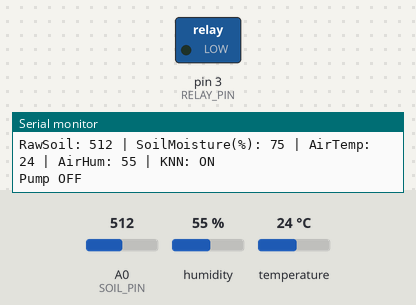
A sketch run on a simulated Arduino Uno, built with avr-gcc and run on an emulated ATmega328P. On the bench: switched loads named in the sketch (green lamp = pin HIGH), the last lines printed to the serial monitor. The test bench sets the inputs (shaded band); at power-on: A0 (SOIL_PIN) = 512, humidity 55 %, temperature 24 °C.

Above: at 5.8 s.
5.9 s: A0 (SOIL_PIN) set to 707
11.9 s: A0 (SOIL_PIN) set to 723
At 16.0 s:
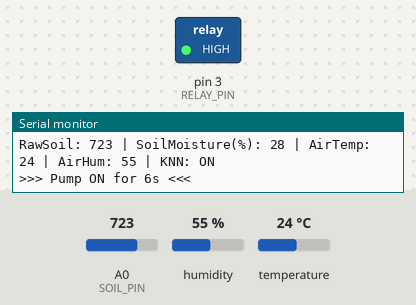
22.6 s: A0 (SOIL_PIN) set to 511
At 23.4 s:
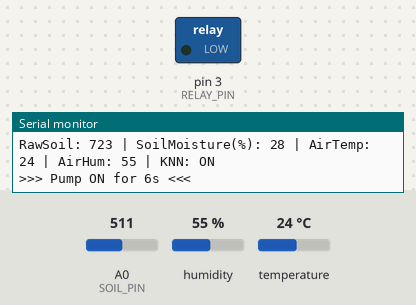
37.6 s: A0 (SOIL_PIN) set to 716
At 41.6 s:
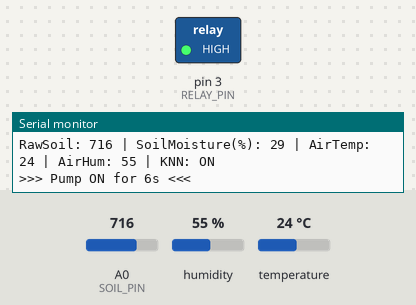
Timing chart, 0 to 48.8 s (numbered marks = the images above; inputs shaded):
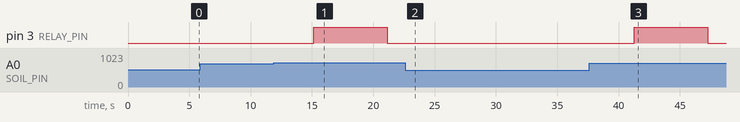

The sketch:

new.ino
```cpp
#include <DHT.h>
#include <math.h>

// ---------------- Sensors & Relay ----------------
#define SOIL_PIN A0
#define RELAY_PIN 3
#define DHTPIN 2
#define DHTTYPE DHT22

// Calibrate these values with your sensor
#define AIR_VALUE 850    // raw sensor value in dry air
#define WATER_VALUE 400  // raw sensor value in water

DHT dht(DHTPIN, DHTTYPE);

// ---------------- Dataset ----------------
struct DataPoint {
  int soil;   // Soil moisture %
  int temp;   // Air temp °C
  int hum;    // Air humidity %
  int label;  // 0 = OFF, 1 = ON
};

DataPoint trainingSet[] = {
  {74, 42, 47, 1}, {75, 40, 30, 1}, {26, 32, 24, 1}, {12, 31, 22, 1}, {79, 57, 49, 1},
  {30, 56, 6, 1},  {31, 54, 42, 1}, {11, 22, 96, 1}, {27, 66, 56, 1}, {27, 45, 77, 1},
  {85, 53, 1, 0},  {73, 38, 12, 0}, {61, 54, 92, 0}, {32, 29, 79, 0}, {80, 41, 96, 0},
  {67, 43, 8, 0},  {54, 61, 61, 0}, {66, 58, 19, 0}, {53, 30, 96, 0}, {63, 60, 6, 0}
};

int trainingSize = sizeof(trainingSet) / sizeof(trainingSet[0]);

// ---------------- KNN Functions ----------------
float distance(int soil, int temp, int hum, DataPoint d) {
  return sqrt(pow((soil - d.soil), 2) +
              pow((temp - d.temp), 2) +
              pow((hum - d.hum), 2));
}

int predict(int soil, int temp, int hum) {
  int k = 3;
  float distances[trainingSize];
  int labels[trainingSize];

  for (int i = 0; i < trainingSize; i++) {
    distances[i] = distance(soil, temp, hum, trainingSet[i]);
    labels[i] = trainingSet[i].label;
  }

  // Bubble sort (distances + labels)
  for (int i = 0; i < trainingSize - 1; i++) {
    for (int j = i + 1; j < trainingSize; j++) {
      if (distances[j] < distances[i]) {
        float tmpD = distances[i]; distances[i] = distances[j]; distances[j] = tmpD;
        int tmpL = labels[i]; labels[i] = labels[j]; labels[j] = tmpL;
      }
    }
  }

  int countOn = 0, countOff = 0;
  for (int i = 0; i < k; i++) {
    if (labels[i] == 1) countOn++;
    else countOff++;
  }

  return (countOn > countOff) ? 1 : 0;
}

// ---------------- Setup ----------------
void setup() {
  Serial.begin(9600);
  dht.begin();
  pinMode(RELAY_PIN, OUTPUT);
  digitalWrite(RELAY_PIN, LOW);
}

// ---------------- Main Loop ----------------
void loop() {
  // --- Soil Sensor Reading ---
  int soilRaw = analogRead(SOIL_PIN);
  int soilMoisture = map(soilRaw, AIR_VALUE, WATER_VALUE, 0, 100);
  soilMoisture = constrain(soilMoisture, 0, 100);

  // --- DHT Sensor Reading ---
  int airTemp = (int)dht.readTemperature();
  int airHum = (int)dht.readHumidity();

  // --- Prediction ---
  int decision = predict(soilMoisture, airTemp, airHum);

  // --- Debug Info ---
  Serial.print("RawSoil: "); Serial.print(soilRaw);
  Serial.print(" | SoilMoisture(%): "); Serial.print(soilMoisture);
  Serial.print(" | AirTemp: "); Serial.print(airTemp);
  Serial.print(" | AirHum: "); Serial.print(airHum);
  Serial.print(" | KNN: "); Serial.println(decision ? "ON" : "OFF");

  // --- Pump Control ---
  // Pump runs only if soil is below threshold and KNN suggests ON
  if (decision == 1 && soilMoisture < 30) {
    Serial.println(">>> Pump ON for 6s <<<");
    digitalWrite(RELAY_PIN, HIGH);
    delay(6000); // Pump ON
    digitalWrite(RELAY_PIN, LOW);
  } else {
    digitalWrite(RELAY_PIN, LOW);
    Serial.println("Pump OFF");
  }

  delay(5000); // Wait 5s before next reading
}
```

Measured:
- the behaviour switches between 715 and 716 on A0 (SOIL_PIN) (found by bisection; images 0 and 1)
- after the input at 11.9 s, pin 3 (RELAY_PIN): LOW → HIGH after 3.2 s, → LOW 6.0 s later
- after the input at 22.6 s, pin 3 (RELAY_PIN): stays LOW (without the input it goes to HIGH after 3.6 s)
- after the input at 37.6 s, pin 3 (RELAY_PIN): LOW → HIGH after 3.7 s, → LOW 6.0 s later
